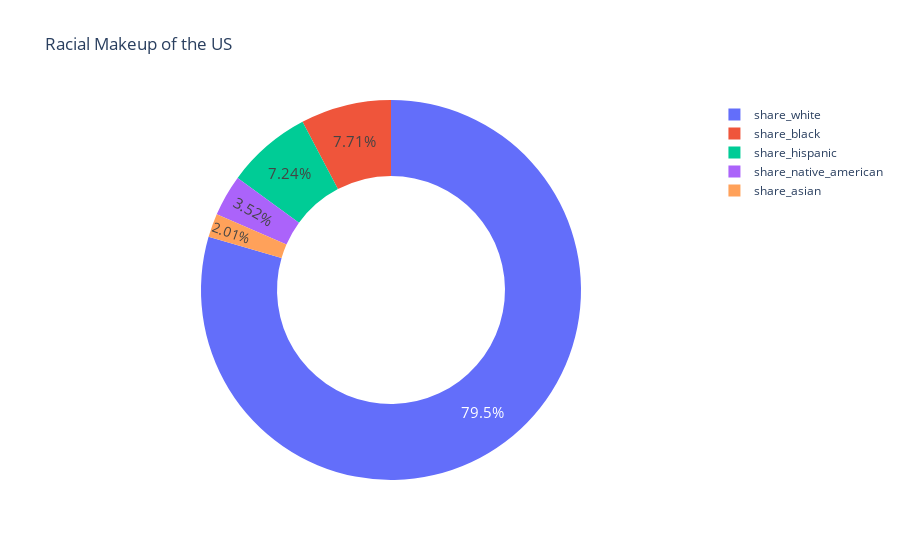

Notebook code cell kept with this figure:
### Code cell
fig = px.pie(labels=df_grouped.Share_Race,
values=df.pct,
title="Racial Makeup of the US",
names=df.Share_Race,
hole = 0.6
)
fig.update_traces(textposition='inside', textfont_size=15, textinfo='percent')

fig.show()

### Figure 1 — Plotly figure (JSON) as saved in the notebook; plotly's stock layout.template omitted (floating-point values rounded to 4 significant figures; data arrays with more than 128 entries replaced by an {"elided": "..."} marker saying what was removed)
{"data": [{"domain": {"x": [0, 1], "y": [0, 1]}, "hole": 0.6, "hovertemplate": "label=%{label}<br>value=%{value}<extra></extra>", "labels": {"elided": "255 str values"}, "legendgroup": "", "name": "", "showlegend": true, "textfont": {"size": 15}, "textinfo": "percent", "textposition": "inside", "type": "pie", "values": {"elided": "255 float values"}}], "layout": {"legend": {"tracegroupgap": 0}, "title": {"text": "Racial Makeup of the US"}}}
